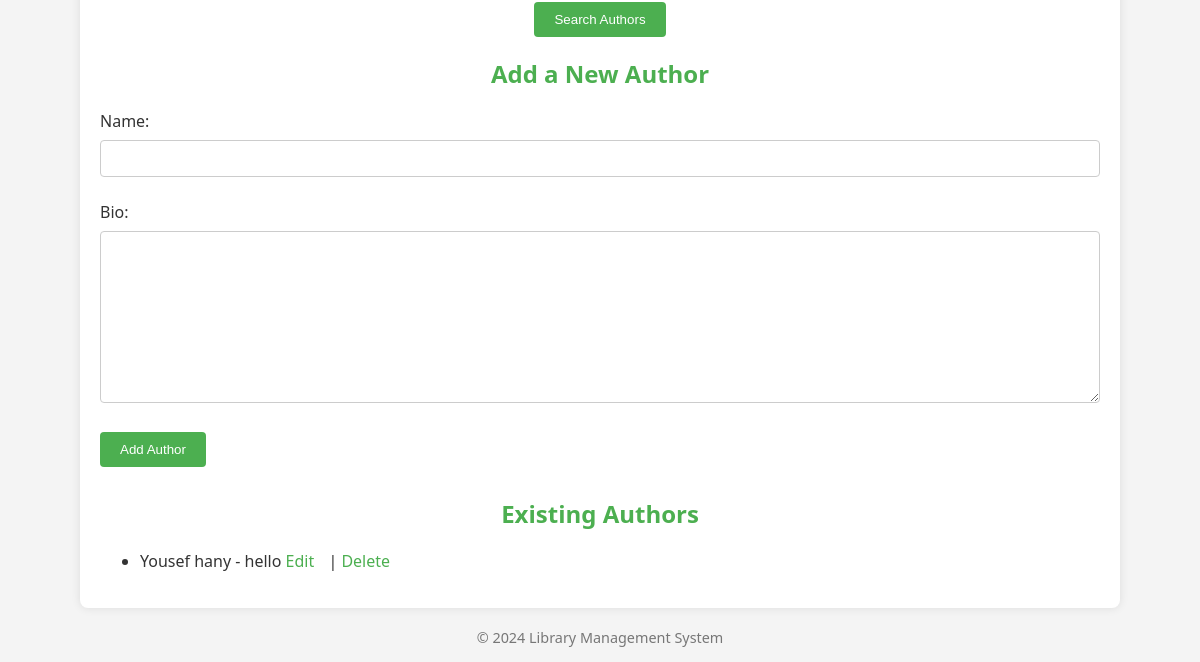
The page /admin_page/ (signed in, lower part) on the database as committed earlier.
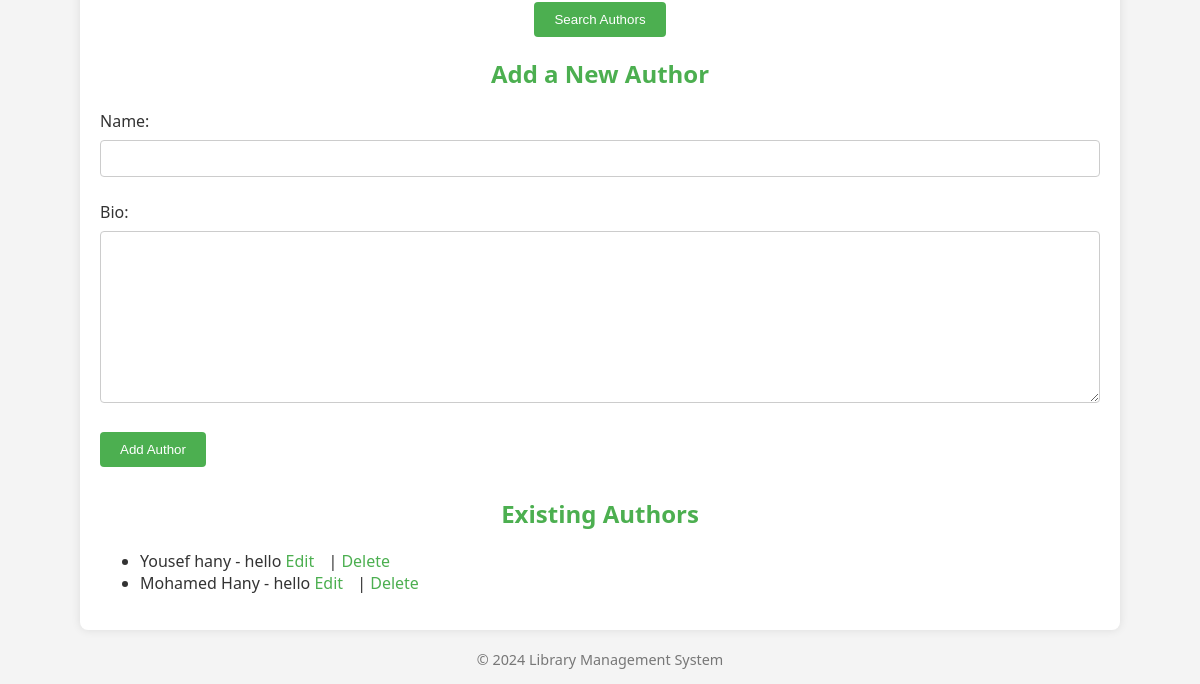
The same page on the database as committed later.
### library/models.py (models this page shows)
class Author(models.Model):
    name = models.CharField(max_length=100)
    bio = models.TextField()
    def __str__(self):
        return self.name

### library/views.py (the view)
# urls.py: path('admin_page/', views.home, name='home'),  # Home page to add a book
def home(request):
    if not request.user.is_authenticated:
        return redirect('login')
    if request.method == 'POST':
        book_form = BookForm(request.POST, request.FILES)  # Ensure you're handling file uploads
        author_form = AuthorForm(request.POST)
        if book_form.is_valid():
            book_form.save()
            return redirect('home')
        if author_form.is_valid():
            author_form.save()
            return redirect('home')
    else:
        book_form = BookForm()
        author_form = AuthorForm()
    query_books = request.GET.get('q_books', '')
    books = Book.objects.filter(Q(title__icontains=query_books)) if query_books else Book.objects.all()
    query_authors = request.GET.get('q_authors', '')
    authors = Author.objects.filter(Q(name__icontains=query_authors)) if query_authors else Author.objects.all()
    return render(request, 'library/home.html', {
        'username': request.user.username,
        'book_form': book_form,
        'author_form': author_form,
        'books': books,
        'authors': authors,
        'query_books': query_books,
        'query_authors': query_authors,
    })

### library/forms.py
class BookForm(forms.ModelForm):
    class Meta:
        model = Book
        fields = ['title', 'author', 'published_date', 'isbn','count', 'price', 'image']

class AuthorForm(forms.ModelForm):
    class Meta:
        model = Author
        fields = ['name', 'bio']

### library/templates/library/home.html (shortened to what this page needs)
<!DOCTYPE html>
<html lang="en">
<head>
</head>
<body>
    <div class="container">
        {% load widget_tweaks %}
        <form method="GET" action="{% url 'home' %}" style="text-align: center; margin-bottom: 20px;">
            <button type="submit">Search Authors</button>
        </form>
        <h2>Add a New Author</h2>
        <form method="POST">
            {{ author_form.as_p }}
            <button type="submit">Add Author</button>
        </form>
        <h2>Existing Authors</h2>
        <ul>
            {% for author in authors %}
                <li>
                    {{ author.name }} - {{ author.bio }}
                    <span class="edit-delete-buttons">
                        <a href="{% url 'edit_author' author.pk %}">Edit</a> |
                        <a href="{% url 'delete_author' author.pk %}">Delete</a>
                    </span>
                </li>
            {% endfor %}
        </ul>
    </div>
    <footer>
        <p>&copy; 2024 Library Management System</p>
    </footer>
</body>
</html>

Rows that differ between the two databases and show on the page:
added Author: name "Mohamed Hany", bio "hello"
